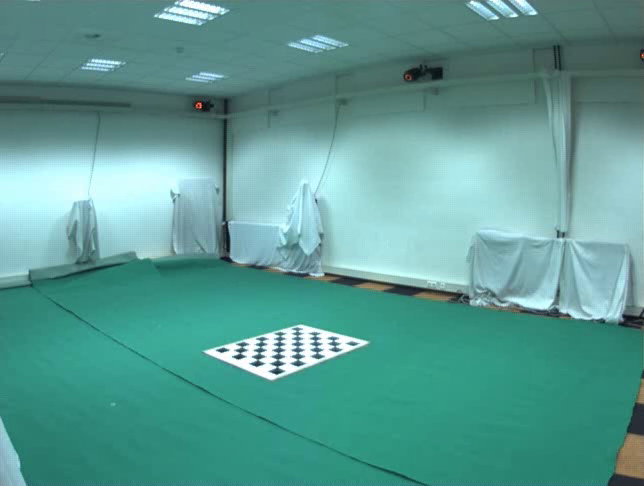
#> input picture frame 12 of Assignment 2/cam4/checkerboard.avi, 644 x 486 px
$ python autodetect_test.py
#> lines starting #> are read from the running program, lines starting #| are printed output that depends on the picture; after the words box and inside, x2 and y2 are one past the last pixel; in counts of white or black regions, pixels touching at a corner belong together
import cv2 as cv
import numpy as np
import random as rng

from corner_search import find_corners

rng.seed(12345)

vid = cv.VideoCapture('cam4/checkerboard.avi')
vid.set(cv.CAP_PROP_FRAME_COUNT, 1)
ret, frame = vid.read()
#> frame is the input picture: shape (486, 644, 3); mean B, G, R 147.5, 154.7, 91.4
vid.release()

gray = cv.cvtColor(frame, cv.COLOR_BGR2GRAY)
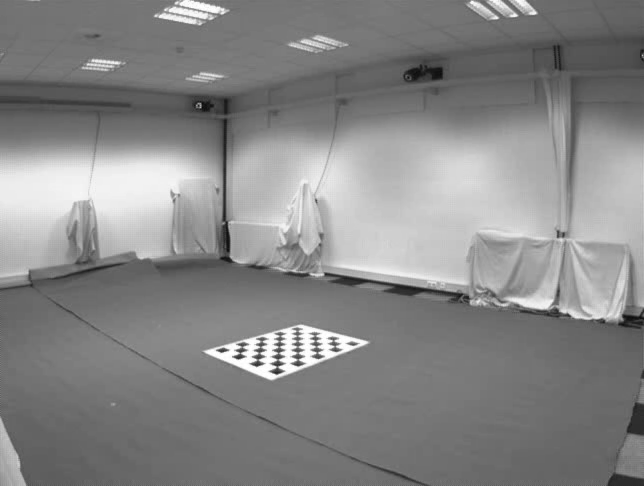
#> gray: shape (486, 644); min 9, max 255, mean 134.9

maxCorners = 200

# Parameters for Shi-Tomasi algorithm
qualityLevel = 0.01
minDistance = 1
blockSize = 5
gradientSize = 3
useHarrisDetector = True
k = 0.04

# Copy the source image
copy = np.copy(frame)

# Apply corner detection
corners = cv.goodFeaturesToTrack(gray, maxCorners, qualityLevel, minDistance, None, \
                                 blockSize=blockSize, gradientSize=gradientSize, useHarrisDetector=useHarrisDetector,
                                 k=k)
#> corners = 200 rows, first 8: [277, 367], [274, 367], [280, 367], [237, 353], [243, 353], [258, 360], [243, 356], [240, 353]

# Draw corners detected
print('** Number of corners detected:', corners.shape[0])
#| ** Number of corners detected: 200
radius = 1

winSize = (4, 4)
zeroZone = (-1, -1)
criteria = (cv.TERM_CRITERIA_EPS + cv.TERM_CRITERIA_MAX_ITER, 30, 0.001)

corners = cv.cornerSubPix(gray, corners, winSize, zeroZone, criteria)
#> corners = 200 rows, first 8: [276.9, 366.5], [276.9, 366.5], [276.9, 366.5], [238.2, 351.6], [243, 353], [257.3, 359.4], [243.2, 354.7], [238.2, 351.6]

for i in range(corners.shape[0]):
    cv.circle(copy, (int(corners[i, 0, 0]), int(corners[i, 0, 1])), radius,
              (rng.randint(0, 256), rng.randint(0, 256), rng.randint(0, 256)), cv.FILLED)
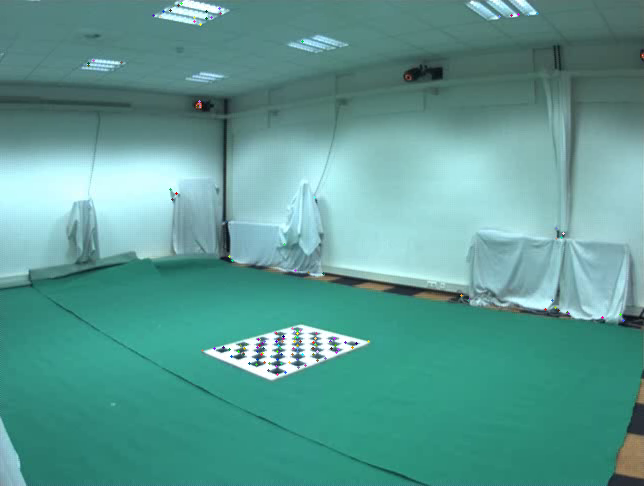
#> copy: shape (486, 644, 3); 0.22% of pixels changed, all inside (x1, y1, x2, y2) = (87, 2, 625, 376)

# Show what you got
cv.imshow('res', copy)
cv.waitKey(0)

$ run again, starting later in the video
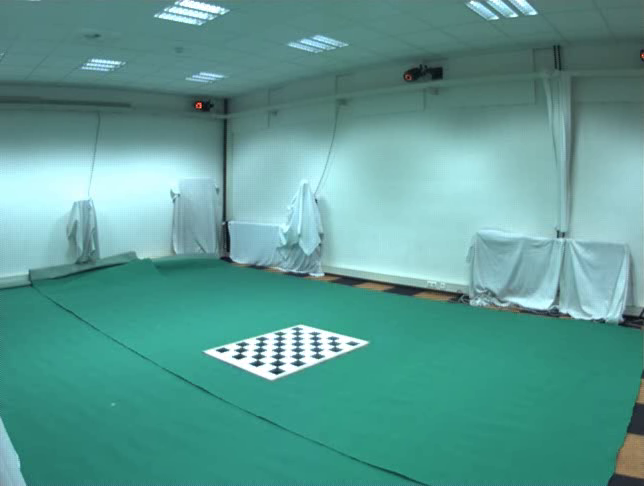
#> input picture frame 57 of Assignment 2/cam4/checkerboard.avi, 644 x 486 px
#> frame is the input picture: shape (486, 644, 3); mean B, G, R 147.5, 154.7, 91.4
#> `corners = cv.goodFeaturesToTrack(gray, maxCorners, qualityLevel, minDi..`: corners = 200 rows, first 8: [277, 367], [274, 367], [280, 367], [243, 353], [237, 353], [258, 360], [240, 353], [243, 356]
#| ** Number of corners detected: 200
#> `corners = cv.cornerSubPix(gray, corners, winSize, zeroZone, criteria)`: corners = 200 rows, first 8: [276.9, 366.5], [276.9, 366.5], [276.9, 366.5], [243, 353], [238.2, 351.6], [257.3, 359.4], [238.2, 351.6], [243.1, 354.8]
#> after the loop `for i in range(corners.shape[0]):`:
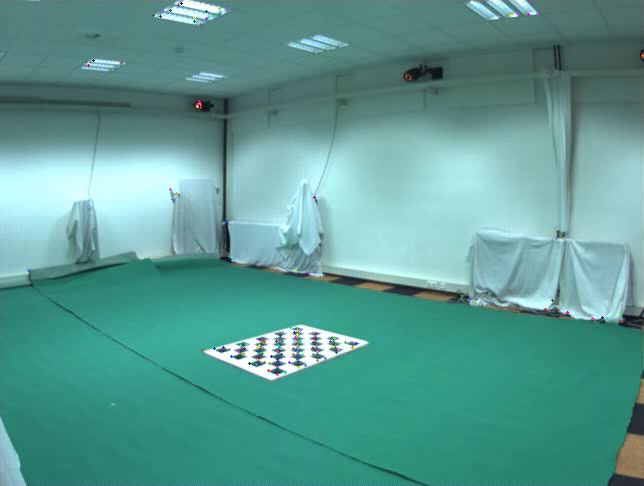
#> copy: shape (486, 644, 3); 0.22% of pixels changed, all inside (x1, y1, x2, y2) = (27, 2, 625, 376)

$ run again, starting later in the video
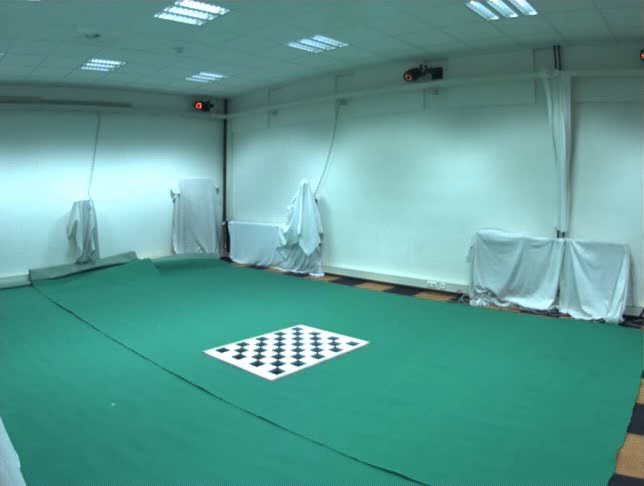
#> input picture frame 102 of Assignment 2/cam4/checkerboard.avi, 644 x 486 px
#> frame is the input picture: shape (486, 644, 3); mean B, G, R 147.5, 154.7, 91.3
#> `corners = cv.goodFeaturesToTrack(gray, maxCorners, qualityLevel, minDi..`: corners = 200 rows, first 8: [277, 367], [274, 367], [280, 367], [243, 353], [237, 353], [258, 360], [240, 353], [243, 356]
#| ** Number of corners detected: 200
#> `corners = cv.cornerSubPix(gray, corners, winSize, zeroZone, criteria)`: corners = 200 rows, first 8: [276.9, 366.5], [276.9, 366.5], [276.9, 366.5], [243, 353], [238.2, 351.6], [257.3, 359.4], [238.2, 351.6], [243.1, 354.8]
#> after the loop `for i in range(corners.shape[0]):`:
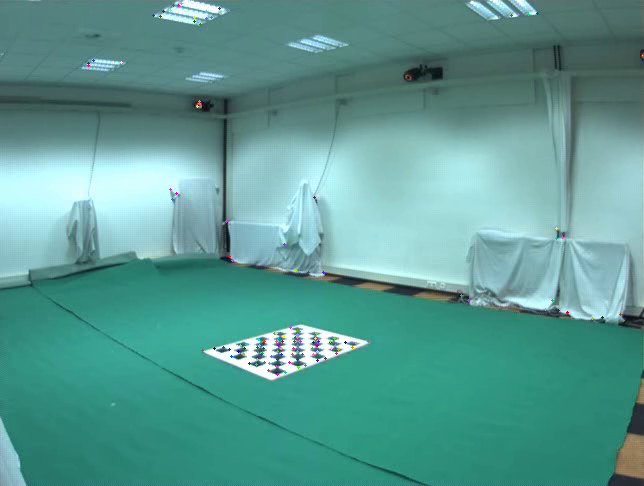
#> copy: shape (486, 644, 3); 0.22% of pixels changed, all inside (x1, y1, x2, y2) = (87, 2, 625, 376)
